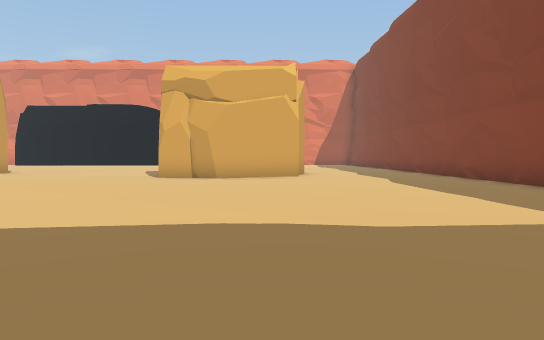
View 1 (above)

24 first-person views from a walk through a 3-D level made in the Unity game engine. The camera is 1.2 m above the floor, tilts 2° down and sees 70° across. The floor is counted in squares, 2 m on a side. Each view is taken from the middle of a square. On the plan, view 1 faces up. The plan holds only what a view shows up to about 11 squares ahead; the rest is blank. The place goes on beyond the plan. The player is left out. Some surface patterns are stand-ins.

View 2
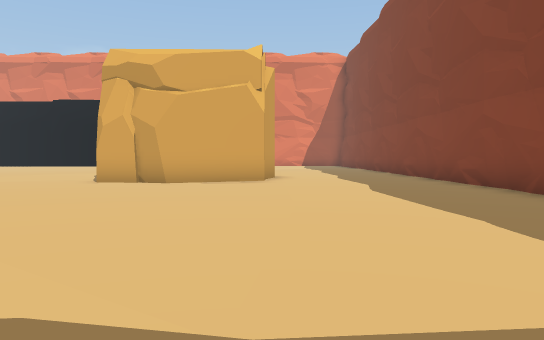

View 3
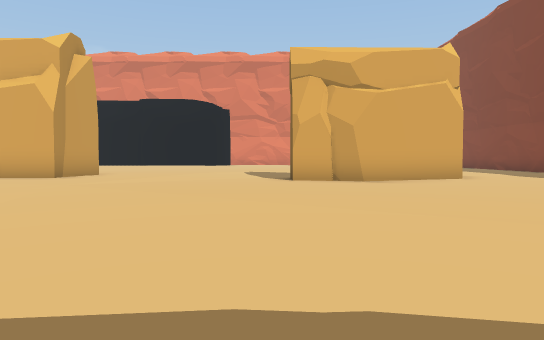

View 4
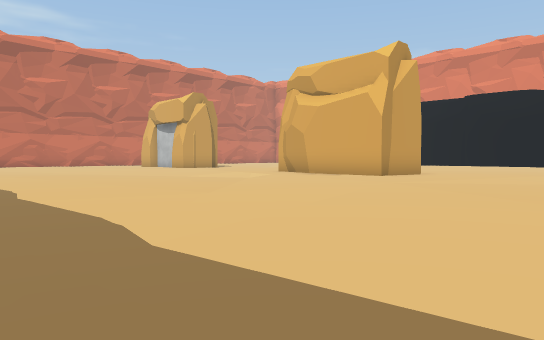

View 5
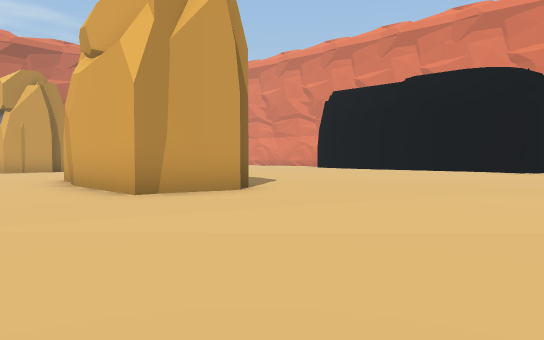

View 6
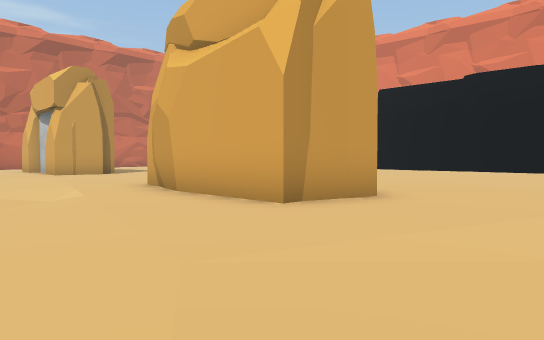

View 7
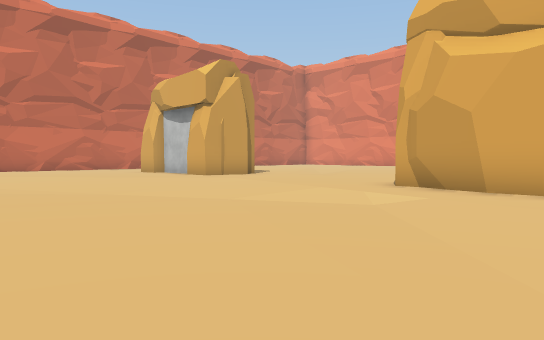

View 8
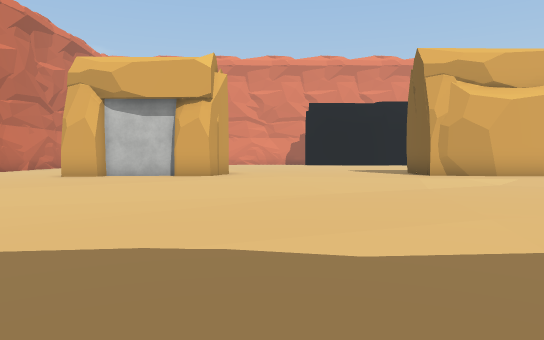

View 9
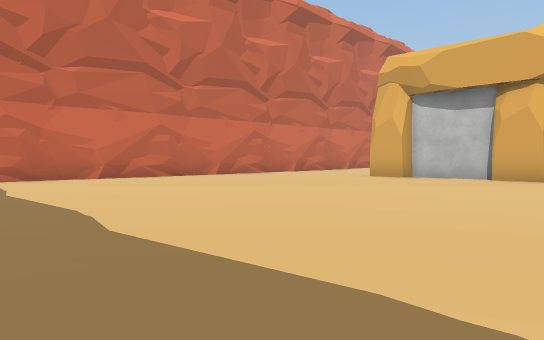

View 10
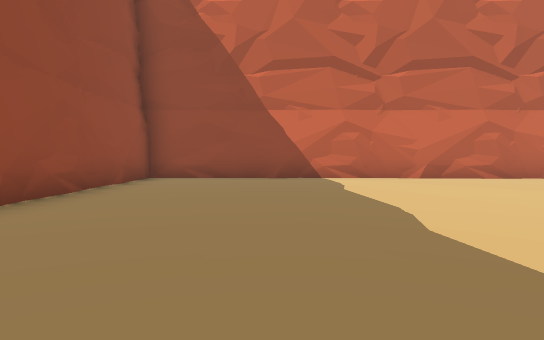

View 11
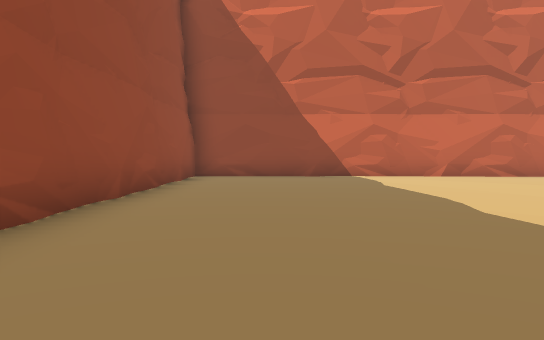

View 12
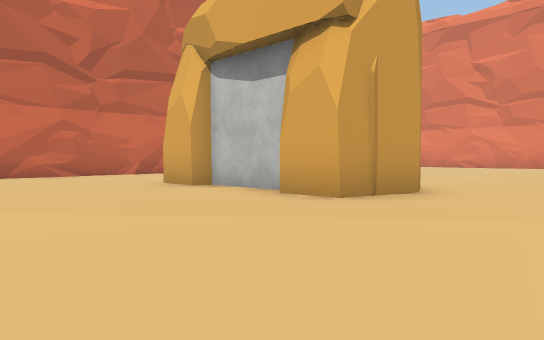

View 13
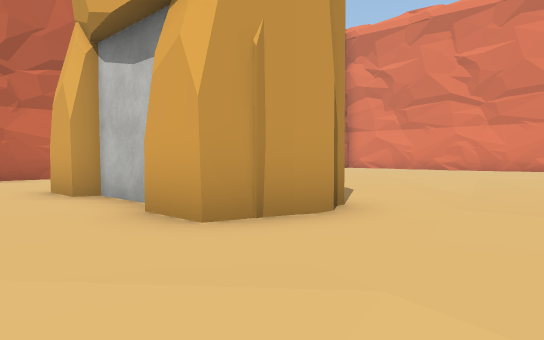

View 14
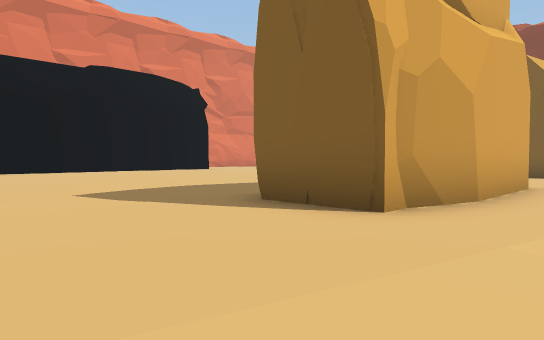

View 15
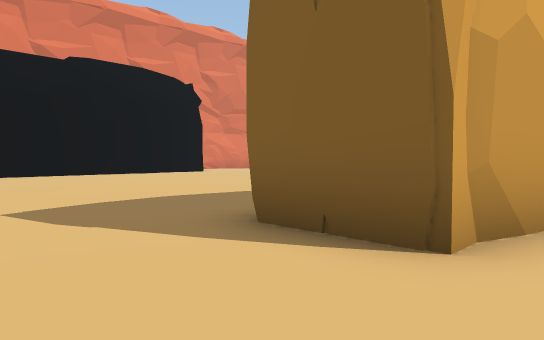

View 16
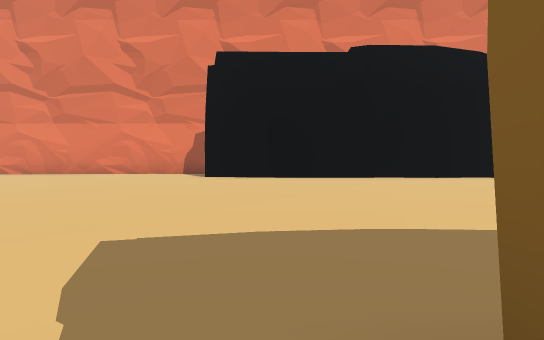

View 17
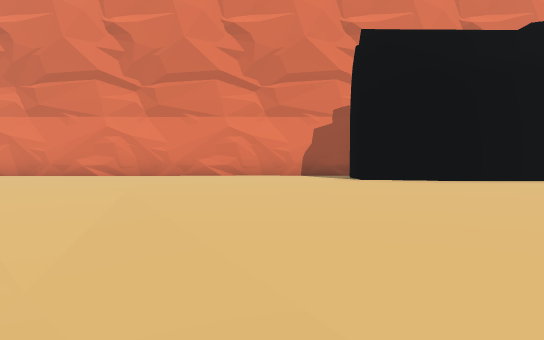

View 18
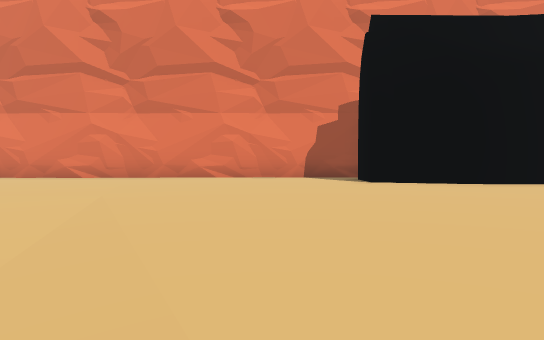

View 19
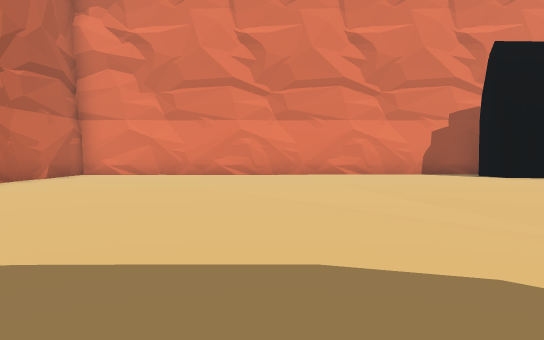

View 20
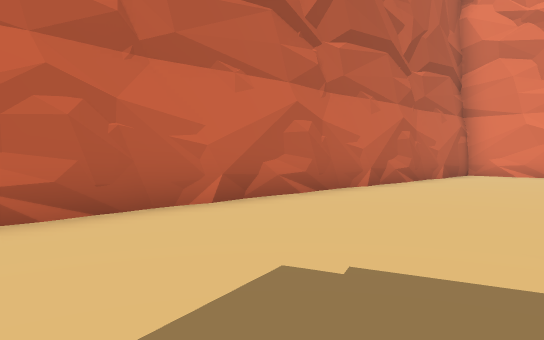

View 21
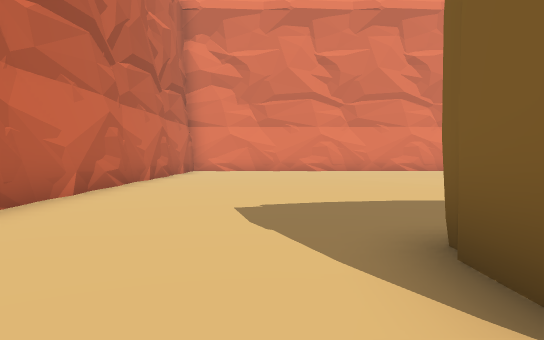

View 22
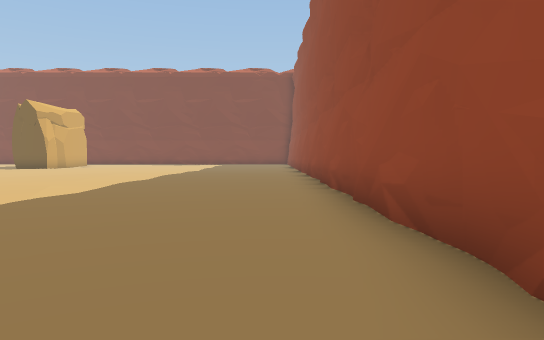

View 23
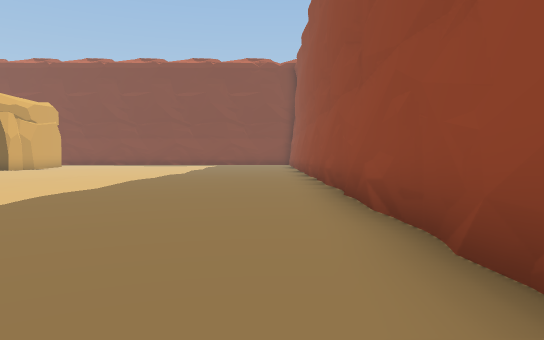

View 24
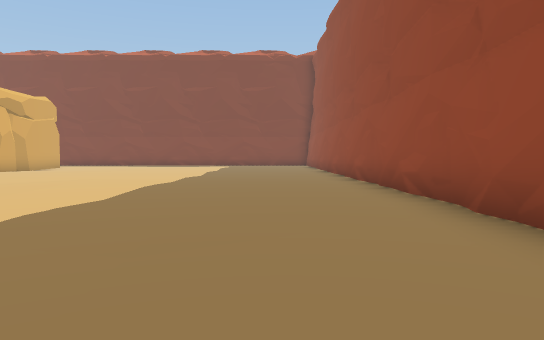

### Floor plan
Points are (right, up) in squares from view 1. A wall is a line through its corners. A room is listed if a view was taken in it or the views show most of it. See-through windows are left out.
Room 1 (views 1, 2, 3, 4, 5, 6, 7, 8, 9, 10, 11, 12, 13, 14, 15, 16, 17, 18, 19, 20, 21, 22, 23, 24)
walls: (-11.9, 11.5) (-12.7, 11.7); (-9.4, 12.1) (-9.4, 11.6) (-12.1, 11.6); (-13.6, 12.4) (-13.6, 13.8); (-1.7, 11.8) (-2.5, 12); (-20.8, 12.3) (-22.9, 12.3); (0.9, 11.8) (-1.9, 11.8); (-12.6, -1.1) (-10.6, -1.3) (-8.1, -1); (-10.4, 23.4) (-11.3, 23.6); (-9.8, -1.4) (-8.9, -1.4); (-9.5, 23.5) (-14, 23.5); (-13.8, -1.3) (-10.3, -1.4); (-14.2, -1.3) (-11.9, -1.1); (-13.8, 23.4) (-15.1, 23.8); (-14.9, -1.3) (-13.9, -1.3); (-14.3, 23.6) (-15.5, 24); (-13.5, -1.8) (-12.6, -1.9); (-7.9, 23.7) (-9.7, 23.4); (-10, -2.1) (-9.2, -2.1); (-17.8, -1.1) (-17, -1.1); (-17.3, -1.6) (-16.1, -1.6); (-18.9, -1.2) (-18.4, -1.2); (-18.7, -1.5) (-18.1, -1.5); (-21, -1.3) (-20.5, -1.3); (-15.5, 26.4) (-16.8, 26.5); (-21.6, -1.3) (-20.7, -1.2); (5.3, 10.8) (5.4, 13.1); (-15.6, 26.8) (-21.2, 26.5); (5.4, 9.2) (5.2, 11.8); (-16.4, 26.6) (-18.6, 26.7); (5.6, 12) (5.6, 12.6); (5.3, 7.6) (5.3, 8.2); (5.3, 7.6) (5.5, 11); (-28.1, 13.1) (-28.3, 4.7); (-28.2, 12.3) (-28.1, 11.1); (-17.5, 27.1) (-18.2, 27); (-28.4, 11.9) (-28.5, 10.7); (-18.8, 26.6) (-25.5, 26.9); (-18.4, 26.8) (-18.9, 26.7); (-28.3, 8.6) (-28.1, 5.9); (-28.4, 12.7) (-28.4, 12.2); (-18.8, 26.8) (-23.3, 26.6); (-28.6, 9.2) (-28.6, 8.4); (-28, 6.1) (-28.1, 5.4); (-28.6, 7.9) (-28.7, 7.1); (-28.2, 16.2) (-28.1, 14.7); (-24.4, -1) (-19.4, -1.4); (-28.2, 5) (-28, 2.4); (-24.8, -1.1) (-15.2, -1.3); (-28.7, 5.9) (-28.8, 5.3); (-28.3, 4.5) (-28.3, 2.2); (-28, 18.6) (-28.1, 14.6); (-25.2, -1.1) (-24.5, -1.1); (-28.1, 3.4) (-28.2, 1.9); (-20.9, 26.9) (-21.6, 26.9); (-25.4, -1.1) (-24.9, -1.1); (-28.1, 19) (-28.3, 14.7); (-21.2, 26.9) (-26.9, 26.6); (-25.9, -0.9) (-25.1, -1); (-28.3, 19.3) (-28.4, 18.4); (-22.1, 26.8) (-22.6, 26.7); (-28.3, 19.8) (-28.1, 16.9); (-28.3, 2) (-28.3, 1); (-28.3, 1.3) (-28.1, -1.3) (-26.3, -1.2); (-26.9, -0.9) (-26.4, -0.9); (-28.3, 0.9) (-28.4, -0.6); (-27.9, 23) (-28, 19.7); (-24.6, 26.7) (-25.1, 26.7); (-28.2, 23.5) (-28, 20.7); (-28.9, 23.5) (-28.9, 23); (-27.8, 25) (-27.8, 23.8); (-28, 25.3) (-28.3, 19.5); (-28.2, 25.4) (-28.1, 24.6); (-28.4, 25.3) (-28.3, 24.6)
low walls: (-15.8, -1) (-15.2, -0.9); (-27.8, 11.6) (-27.7, 10.8); (-27.4, 6.7) (-27.3, 6.1); (-27.7, 7.8) (-27.7, 7.1); (-19.1, 27) (-20.2, 26.9); (-28, 22) (-28, 21)
objects: other object (-24, 12) to (-23, 13); other object (-20, 13); other object (-16, 25) to (-15, 25); other object (-13, 12); other object (-10, 13) to (-9, 13); other object (-3, 13); other object (0, 13)

Where each view was taken, in squares from view 1:
view 1: 0 up, 0 right, facing up
view 2: 2 up, 1 right, facing up
view 3: 2 up, 4 left, facing up
view 4: 2 up, 4 left, facing up-left
view 5: 9 up, 4 left, facing up-left
view 6: 8 up, 6 left, facing up-left
view 7: 5 up, 10 left, facing up-left
view 8: 1 up, 18 left, facing up
view 9: 2 up, 18 left, facing up-left
view 10: 2 up, 18 left, facing left
view 11: 1 up, 17 left, facing left
view 12: 8 up, 17 left, facing up-left
view 13: 10 up, 17 left, facing up-left
view 14: 10 up, 17 left, facing up-right
view 15: 11 up, 16 left, facing up-right
view 16: 13 up, 14 left, facing up
view 17: 15 up, 18 left, facing up
view 18: 16 up, 18 left, facing up
view 19: 14 up, 22 left, facing up
view 20: 14 up, 24 left, facing up-left
view 21: 11 up, 25 left, facing up
view 22: 0 up, 24 left, facing right
view 23: 0 up, 21 left, facing right
view 24: 1 up, 19 left, facing right
